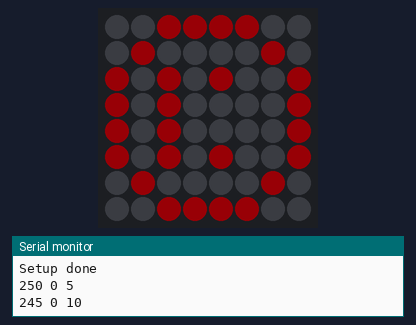
The sketch below on a simulated ESP8266 (NodeMCU). Parts: 8×8 RGB LED matrix (first LED top left, wired row by row), the last lines printed to the serial monitor. Dim RGB values are drawn brighter than linear; WiFi joins after 1.5 s; servers stay silent unless stated.

Above: at 5.03 s.
At 6.1 s:
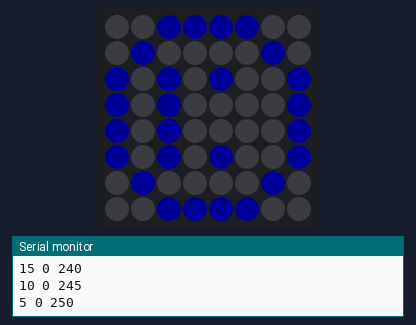
At 6.74 s:
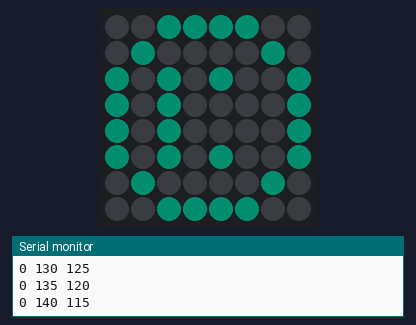
At 7.47 s:
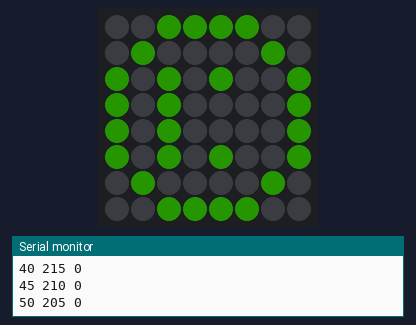
At 7.91 s:
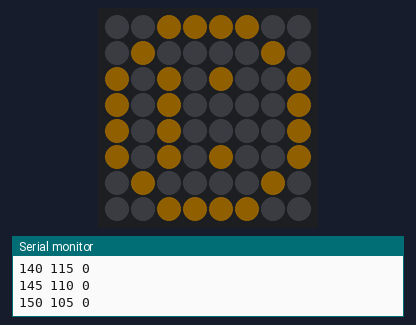
At 8.82 s:
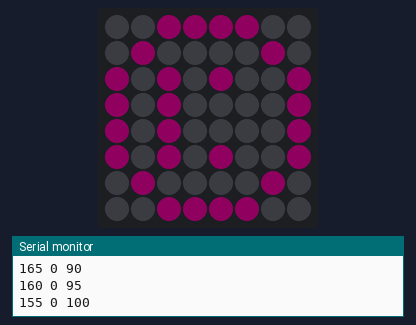

Measured:
- by itself, everything shown: repeats every 3.4 s, in 75 steps

The sketch:

test.ino
```cpp
// #include <ESP8266WiFi.h>
// #include <Adafruit_GFX.h>
// #include <Adafruit_NeoMatrix.h>
// #include <Adafruit_NeoPixel.h>

// #define PIN 2
// #define ROWS 8
// #define COLUMNS 8

// const char* ssid      = "erwins";
// const char* password  = "1234567890";

// WiFiServer server(80);

// Adafruit_NeoMatrix matrix = Adafruit_NeoMatrix(8, 8, PIN,
//   NEO_MATRIX_TOP     + NEO_MATRIX_RIGHT +
//   NEO_MATRIX_COLUMNS + NEO_MATRIX_PROGRESSIVE,
//   NEO_GRB            + NEO_KHZ800);

// const uint16_t colors[] = {
//   matrix.Color(255, 0, 0), matrix.Color(0, 255 ,0), matrix.Color(0, 0, 255) };

// String header;
// int    i = 0;

// void setup() {
//   Serial.begin(9600);
//   // connectToWifi();
//   // startServer();
//   matrix.begin();
//   matrix.clear();
//   matrix.show();
//   Serial.println("Setup done");
//   delay(3000);
// }

// void  connectToWifi() {
//   WiFi.begin(ssid, password);
//   while (WiFi.status() != WL_CONNECTED) {
//     delay(5000);
//     Serial.print(":D ");
//   }
//   Serial.println("");
//   Serial.println("WiFi connected.");
//   Serial.println("IP address: ");
//   Serial.println(WiFi.localIP());
// }

// void  startServer() {
//   server.begin();
//   Serial.println("Server started.");
// }

// void loop() {
//   clear_board();
//   matrix.setPixelColor(0, 255, 0, 0);
//   matrix.setPixelColor(1, 255, 0, 0);
//   matrix.show();
//   delay(500);
//   clear_board();
//   matrix.setPixelColor(2, 0, 255, 0);
//   matrix.setPixelColor(3, 0, 255, 0);
//   matrix.show();
//   delay(500);
//   clear_board();
//   matrix.setPixelColor(4, 0, 0, 255);
//   matrix.setPixelColor(5, 0, 0, 255);
//   matrix.show();
//   delay(500);
// }

// void clear_board() {
//   for (int i = 0; i < ROWS * COLUMNS; i++)
//     matrix.setPixelColor(i, 0, 0, 0);
// }


// #include <ESP8266WiFi.h>
// #include <FastLED.h>

// #define NUM_LEDS 64
// #define DATA_PIN 2
// CRGB leds[NUM_LEDS];

// void setup() {
//   pinMode(DATA_PIN, OUTPUT);
//   Serial.begin(9600);

//   FastLED.addLeds<WS2812B,DATA_PIN,GRB>(leds,NUM_LEDS);
//   FastLED.setBrightness(50);
//   fill_solid(leds, NUM_LEDS, CRGB::Black);
//   leds[1] = CRGB::White;
//   leds[10] = CRGB::White;
//   leds[51] = CRGB::White;
//   FastLED.show();
//   Serial.print("let's goooo");
// }

// void  loop()
// {
//   return;
// }

#include <ESP8266WiFi.h>
#include <Adafruit_GFX.h>
#include <Adafruit_NeoMatrix.h>
#include <Adafruit_NeoPixel.h>

#define PIN 2
#define ROWS 8
#define COLUMNS 8

const char* ssid = "Stinky";
const char* password = "asdf56jkl";

WiFiServer server(80);

Adafruit_NeoMatrix matrix = Adafruit_NeoMatrix(8, 8, PIN,
  NEO_MATRIX_TOP     + NEO_MATRIX_RIGHT +
  NEO_MATRIX_COLUMNS + NEO_MATRIX_PROGRESSIVE,
  NEO_GRB            + NEO_KHZ800);

const uint16_t colors[] = {
  matrix.Color(255, 0, 0), matrix.Color(0, 255, 0), matrix.Color(0, 0, 255) };

String header;
bool ledStates[ROWS * COLUMNS] = {false}; // Track LED states
int     i = 0;
uint8_t r = 255;
uint8_t g = 0;
uint8_t b = 0;

void setup() {
  Serial.begin(115200);
  connectToWifi();
  startServer();
  matrix.begin();
  matrix.clear();
  matrix.show();
  matrix.setBrightness(25);
  Serial.println("Setup done");
}

void connectToWifi() {
  WiFi.begin(ssid, password);
  while (WiFi.status() != WL_CONNECTED) {
    delay(5000);
    Serial.print(":D ");
  }
  Serial.println("");
  Serial.println("WiFi connected.");
  Serial.println("IP address: ");
  Serial.println(WiFi.localIP());
}

void startServer() {
  server.begin();
  Serial.println("Server started.");
}

void loop() {
  faceTime();
  return ;
  WiFiClient client = server.available();
  if (client) {
    while (client.connected()) {
      if (client.available()) {
        header = client.readStringUntil('\n');
        Serial.print("header: ");
        Serial.println(header);
        Serial.println("");
        if (header.startsWith("GET /led/")) {
          int ledIndex = extractLEDIndex(header);
          if (ledIndex >= 0) {
            toggleLED(ledIndex);
          }
          sendHTMLPage(client);
          break;
        }
      }
    }
    delay(1);
    client.stop();
  }
  updateLeds();
}

int extractLEDIndex(String line) {
  int startIndex = line.indexOf("GET /led/") + 9;
  int endIndex = line.indexOf(" ", startIndex);
  if (startIndex >= 0 && endIndex > startIndex)
    return line.substring(startIndex, endIndex).toInt();
  return -1;
}

void toggleLED(int button) {
  ledStates[button] = !ledStates[button]; // Toggle LED state
}

void updateLeds() {
  for (int i = 0; i < ROWS * COLUMNS; i++) {
    if (ledStates[i]) {
      matrix.setPixelColor(i, 255, 255, 255);
    } else {
      matrix.setPixelColor(i, 0, 0, 0);
    }
  }
  matrix.show();
}

void clear_board() {
  for (int i = 0; i < ROWS * COLUMNS; i++)
    matrix.setPixelColor(i, 0, 0, 0);
}

void sendHTMLPage(WiFiClient client) {
  header = "";
  client.println("HTTP/1.1 200 OK");
  client.println("Content-type:text/html");
  client.println();
  client.println("<html><body>");
  client.println("<h1>Team 5 Project04</h1>");
  for (int i = 0; i < ROWS * COLUMNS; i++) {
    client.print("<a href=\"/led/");
    client.print(i);
    client.print("\" style=\"text-decoration:none; color:#000;\">");
    client.print("<button style=\"width:30px;height:30px; background-color:");
    if (ledStates[i]) {
      client.print("#00FF00"); // Highlight if LED is on
    } else {
      client.print("#FFFFFF");
    }
    client.print("\">");
    client.print("</button></a>");
    if ((i + 1) % COLUMNS == 0) {
      client.println("<br>");
    }
  }
  client.println("</body></html>");
}


void faceTime() {
  if (r && !g) {
    r -= 5;
    b += 5;
  }
  else if (b && !r) {
    b -= 5;
    g += 5;
  }
  else if (g && !b) {
    g -= 5;
    r += 5;
  }

  Serial.print(r);
  Serial.print(" ");
  Serial.print(g);
  Serial.print(" ");
  Serial.print(b);
  Serial.println("");

  matrix.setPixelColor(2, r, g, b);
  matrix.setPixelColor(3, r, g, b);
  matrix.setPixelColor(4, r, g, b);
  matrix.setPixelColor(5, r, g, b);
  matrix.setPixelColor(9, r, g, b);
  matrix.setPixelColor(14, r, g, b);
  matrix.setPixelColor(16, r, g, b);
  matrix.setPixelColor(23, r, g, b);
  matrix.setPixelColor(24, r, g, b);
  matrix.setPixelColor(31, r, g, b);
  matrix.setPixelColor(32, r, g, b);
  matrix.setPixelColor(39, r, g, b);
  matrix.setPixelColor(40, r, g, b);
  matrix.setPixelColor(47, r, g, b);
  matrix.setPixelColor(49, r, g, b);
  matrix.setPixelColor(54, r, g, b);
  matrix.setPixelColor(58, r, g, b);
  matrix.setPixelColor(59, r, g, b);
  matrix.setPixelColor(60, r, g, b);
  matrix.setPixelColor(61, r, g, b);

  matrix.setPixelColor(26, r, g, b);
  matrix.setPixelColor(29, r, g, b);

  matrix.setPixelColor(42, r, g, b);
  matrix.setPixelColor(43, r, g, b);
  matrix.setPixelColor(44, r, g, b);
  matrix.setPixelColor(45, r, g, b);

  matrix.show();
  delay(20);
}
```
